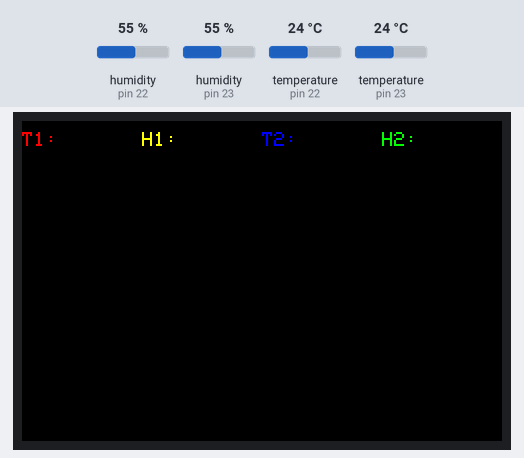
The sketch below on a simulated Arduino Uno, built with avr-gcc and run on an emulated ATmega328P. Shown: 480×320 colour display. The test bench sets the inputs (shaded band); at power-on: humidity (sensors on pin 22, pin 23) 55 %, temperature (sensors on pin 22, pin 23) 24 °C. What the sketch prints to the serial monitor is not drawn.

Above: at 7.1 s.
7.2 s: humidity (sensor on pin 22) set to 22 %
At 21.4 s:
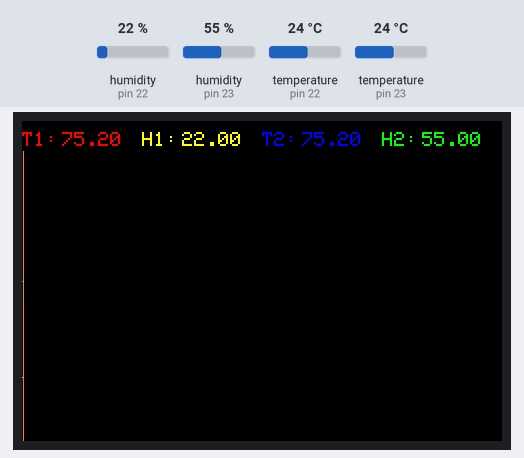
29.7 s: humidity (sensor on pin 23) set to 22 %
At 37.1 s:
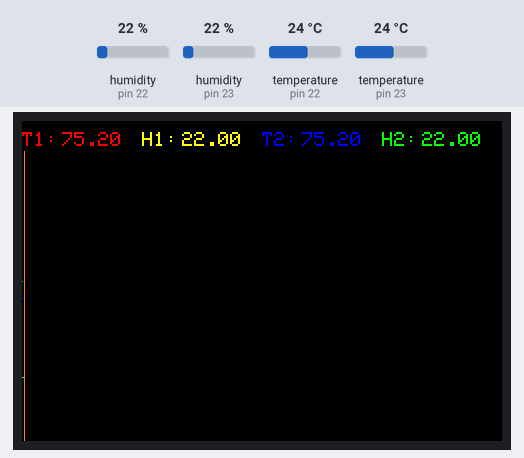
52.2 s: temperature (sensor on pin 22) set to 12 °C
At 67.4 s:
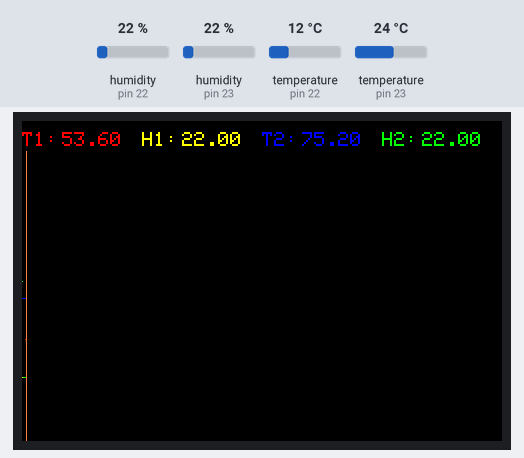
74.7 s: temperature (sensor on pin 23) set to 12 °C
At 81.9 s:
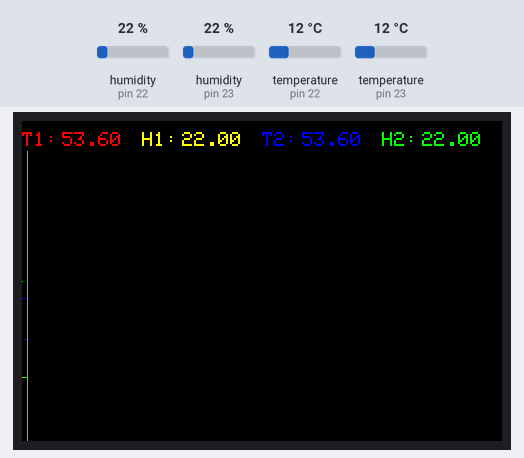
Timing chart, 0 to 83.4 s (numbered marks = the images above; inputs shaded):
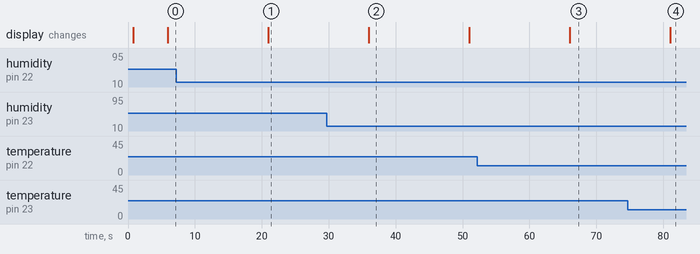

The sketch:

JerkyMonitor.ino
```cpp
#include <MCUFRIEND_kbv.h>
MCUFRIEND_kbv tft;
#include <Adafruit_GFX.h>
#if defined(_GFXFONT_H_)           //are we using the new library?
#include <Fonts/FreeSans9pt7b.h>
#define ADJ_BASELINE 11            //new fonts setCursor to bottom of letter
#else
#define ADJ_BASELINE 0             //legacy setCursor to top of letter
#endif

// Screen Prep
#define BLACK   0x0000
#define BLUE    0x001F
#define RED     0xF800
#define GREEN   0x07E0
#define CYAN    0x07FF
#define MAGENTA 0xF81F
#define YELLOW  0xFFE0
#define WHITE   0xFFFF
#define RGB(r, g, b) (((r&0xF8)<<8)|((g&0xFC)<<3)|(b>>3))
#define GREY      RGB(127, 127, 127)
#define DARKGREY  RGB(64, 64, 64)
#define TURQUOISE RGB(0, 128, 128)
#define PINK      RGB(255, 128, 192)
#define OLIVE     RGB(128, 128, 0)
#define PURPLE    RGB(128, 0, 128)
#define AZURE     RGB(0, 128, 255)
#define ORANGE    RGB(255,128,64)

uint16_t ID;

// Sensor Prep
#include "DHT.h"
#define DHTPIN1 22
#define DHTTYPE1 DHT22
DHT dht1(DHTPIN1, DHTTYPE1);
#define DHTPIN2 23
#define DHTTYPE2 DHT22
DHT dht2(DHTPIN2, DHTTYPE2);

#include <stdio.h>

int x_pos = 0; //start the graph

void setup() {
  Serial.begin(9600);
  tft.reset();
  ID = tft.readID();
  tft.begin(ID);
  tft.invertDisplay(1);
  tft.setRotation(1);
  Serial.println(F("Loading!"));
  tft.fillScreen(BLACK);
  tft.setTextColor(WHITE);
  tft.setTextSize(3);
  tft.println("Dehydrator Sensor v0.1");

  dht1.begin();
  dht2.begin();
  delay(5000); //  Clear the fancy boot message
  tft.fillScreen(BLACK);
  tft.setTextSize(2);
  tft.setCursor(0, 0 + ADJ_BASELINE);
  tft.setTextColor(RED);
  tft.print("T1:");
  tft.setCursor(120, 0 + ADJ_BASELINE);
  tft.setTextColor(YELLOW);
  tft.print("H1:");
  tft.setCursor(240, 0 + ADJ_BASELINE);
  tft.setTextColor(BLUE);
  tft.print("T2:");
  tft.setCursor(360, 0 + ADJ_BASELINE);
  tft.setTextColor(GREEN);
  tft.print("H2:");
}

void loop() {
  // 15 seconds between pulses
  delay(15000);

  // Reading temperature or humidity takes about 250 milliseconds!
  // Sensor readings may also be up to 2 seconds 'old' (its a very slow sensor)
  float h1 = dht1.readHumidity();
  float t1 = dht1.readTemperature();
  float f1 = dht1.readTemperature(true);
  float h2 = dht2.readHumidity();
  float t2 = dht2.readTemperature();
  float f2 = dht2.readTemperature(true);

  // Check if any reads failed and exit early (to try again).
  if (isnan(h1) || isnan(t1) || isnan(f1)) {
    Serial.println(F("Failed to read from DHT sensor!"));
    //return;
  }
  if (isnan(h2) || isnan(t2) || isnan(f2)) {
    Serial.println(F("Failed to read from DHT sensor!"));
    //return;
  }
  // Update the Top Bar
  // Sensor 1 Garbage
  // S1 Temperature
  tft.fillRect(40, 0 + ADJ_BASELINE, 60, 15, BLACK);
  tft.setCursor(40, 0 + ADJ_BASELINE);
  tft.setTextColor(RED);
  tft.print(f1);
  // S1 Humidity
  tft.fillRect(160, 0 + ADJ_BASELINE, 60, 15, BLACK);
  tft.setCursor(160, 0 + ADJ_BASELINE);
  tft.setTextColor(YELLOW);
  tft.print(h1);

  // Sensor 2 Garbage
  // S1 Temperature
  tft.fillRect(280, 0 + ADJ_BASELINE, 60, 15, BLACK);
  tft.setCursor(280, 0 + ADJ_BASELINE);
  tft.setTextColor(BLUE);
  tft.print(f2);
  // S2 Humidity
  tft.fillRect(400, 0 + ADJ_BASELINE, 60, 15, BLACK);
  tft.setCursor(400, 0 + ADJ_BASELINE);
  tft.setTextColor(GREEN);
  tft.print(h2);

  // Graph section
  // Use lines 20-320, so 300
  // Assume top temperature will be 160
  // We have 480 wide, reset to 0 at 480
float t1_y_pos,t2_y_pos,h1_y_pos,h2_y_pos;

t1_y_pos = 320- (f1 *1.9);
t2_y_pos = 320- (f2 *1.9);
h1_y_pos = 320- (h1 *2.9);
h2_y_pos = 320- (h2 *2.9);
tft.drawLine(x_pos, 30, x_pos, 320, BLACK);
tft.drawPixel(x_pos,t1_y_pos, RED);
tft.drawPixel(x_pos,h1_y_pos, YELLOW);
tft.drawPixel(x_pos,t2_y_pos, BLUE);
tft.drawPixel(x_pos,h2_y_pos, GREEN);

if (x_pos == 480) {
  x_pos = 0;
} else {
  x_pos++;
}

tft.drawLine(x_pos, 30, x_pos, 320, ORANGE);
}
```

Measured:
- after the input at 7.2 s, the display: changes after 13.8 s (image 1)
- after the input at 52.2 s, the display: changes after 13.8 s (image 3)
- what the display in image 2 shows lasts 15.0 s, from 36.0 s to 51.0 s
